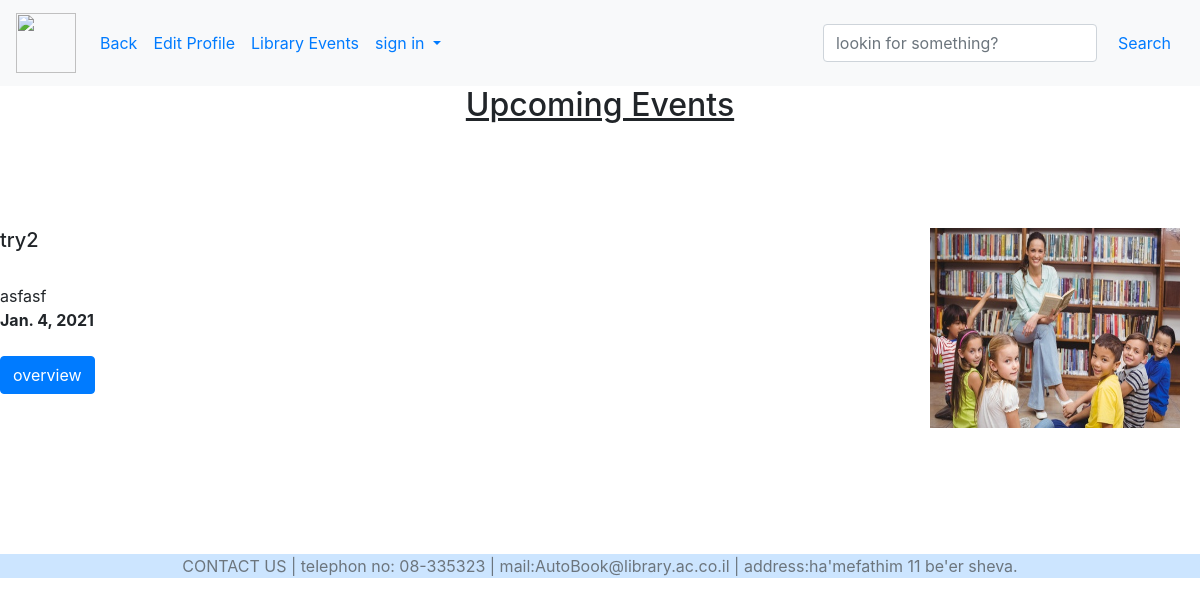
The app's page /Me/Student/Events/ with its own data.
### homepage/models.py (models this page shows, shortened)
class Event (models.Model):
    title = models.CharField(max_length=150)
    text = models.TextField(max_length=500)
    image = models.ImageField(upload_to='home/images', default='home/images/defult2.jpg')
    date = models.DateField()
    link = models.URLField(max_length=200,null=True,default=None,blank=True)
    registerstudent = models.ManyToManyField(Student, null=True, blank=True)

### mepage/views.py (the view)
# urls.py: path('Student/Events/', views.mestudentevents, name="mestudentevents"),
def mestudentevents(request):
    try:
        events = HomePage.objects.all()[0].events.all()
    except:
        events = None
    return render(request, 'mepage/student/events.html',{"events":events})

### book_catalog/templates/mepage/student/events.html (shortened to what this page needs)
{% extends "mepage/student/stylestudent.html" %}
{% block content %}
{% if events|length == 0 %}
    <h2 align="center"><u>There Are No Upcoming Events.</u></h2>
    {% else %}
    <h2 align="center"><u>Upcoming Events</u></h2>
   {% for event in events %}
	<tr>
        {% if event.link != None %}
			<td><img src="{{ book.image.url }}" height="180" align="left" width="220"  hspace="20"></a><th><a href="{{ event.link }}" target="_blank"><\th></td>
        {% else %}
    </tr><br><br><br><br>
    <td>
			<td><tr align="left"><img src="{{ event.image.url }}" height="200" width="250" align="right" hspace="20"></tr></td>
		{% endif %}
			<td><tr align="right" width="1000"><h5>{{ event.title }}
            </h5><br>{{ event.text|truncatechars:100 }}</tr></td>
	</td>
       <br>
       <b>{{ event.date }}</b>
       <br><br>
       <form method="GET" action="{% url 'registerEvent' event.id %}" name="takeBook">
                        <button class="btn btn-primary" name="posses" onclick="myFunction()" type="submit">overview</button>
       </form>
    	{% endfor %}
    {% endif %}
    <br>
<br>
<br>
<br>
<br>
<br>
{% endblock %}

### records on screen
Event: image (picture), title "try2", text "asfasf", date "Jan. 4, 2021"
